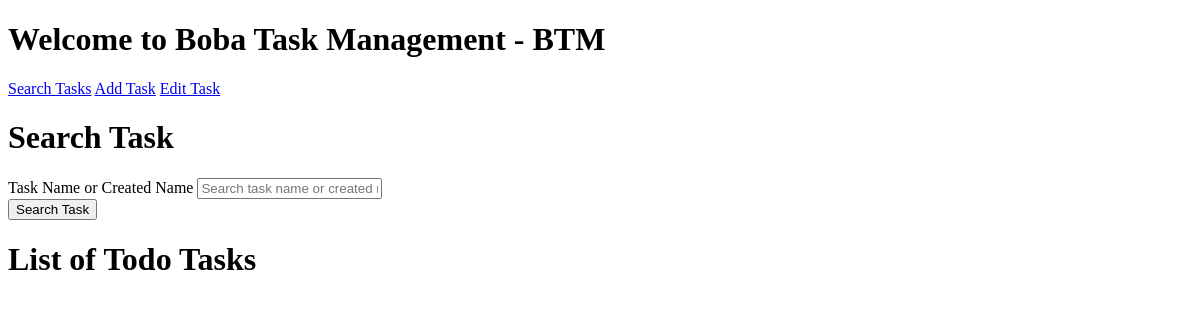
The app's page /, older data.
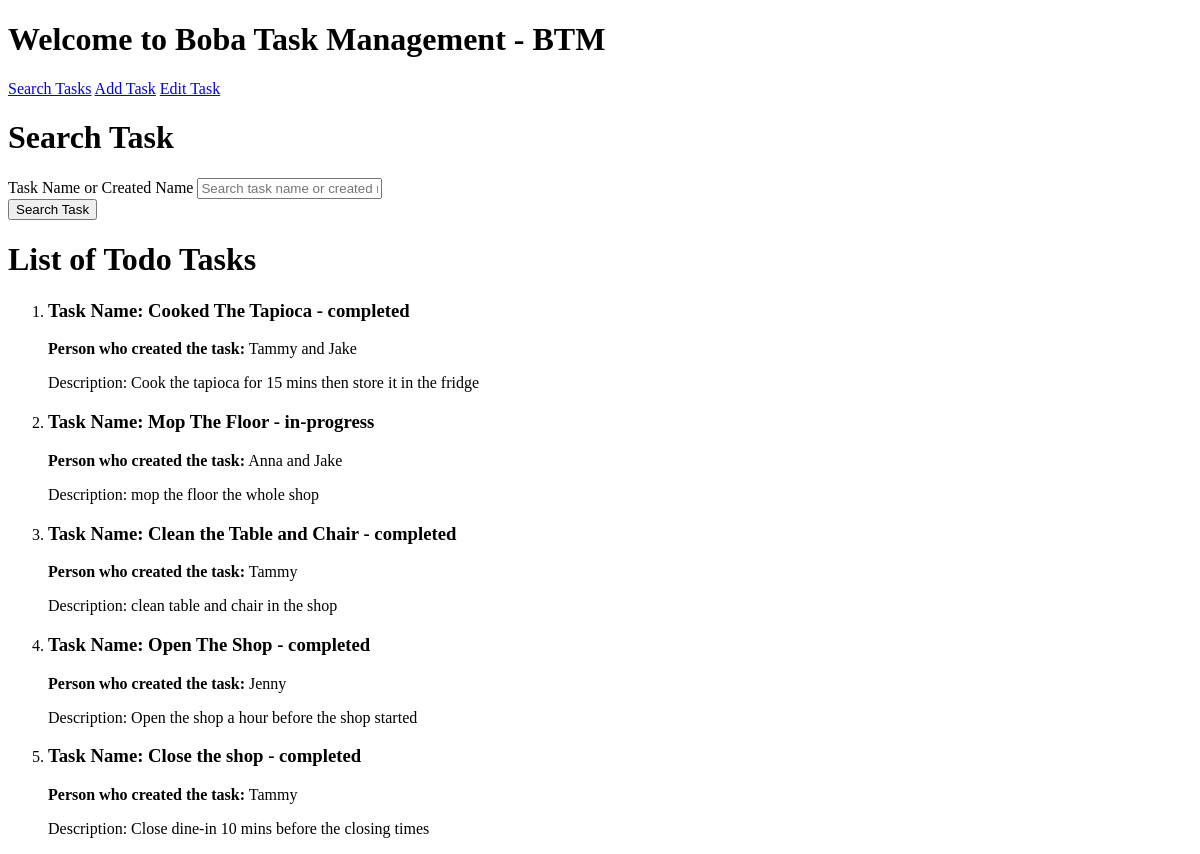
The same page, newer data.
### myapp/models.py (models this page shows, shortened)
class App(models.Model):
    status_options = [
        ('in-progress', 'In Progress'),
        ('completed', 'Completed'),
    ]
    id = models.AutoField(primary_key=True)
    task = models.CharField(max_length=50)
    task_description = models.CharField(max_length=100, null=True)
    name = models.CharField(max_length=15)
    status = models.CharField(max_length=20, choices=status_options, default="in-progress")

### myapp/views.py (the view)
# urls.py: path('', search_task, name='search_task'),
def search_task(request):
    page_number = request.GET.get("page", 1)
    query = request.GET.get("q", "").strip()
    if request.method == "POST":
        query = request.POST.get("q", "").strip()
        page_number = 1
    if query:
        result = App.objects.filter(Q(task__icontains=query) | Q(name__icontains=query))
    else:
        result = App.objects.all()
    all_tasks = App.objects.all()
    paginator = Paginator(result, 10)
    page_obj = paginator.get_page(page_number)
    return render(request, 'search_task.html', {"result": page_obj, "query": query, "all_tasks": all_tasks})

### myapp/templates/search_task.html (shortened to what this page needs)
{% extends "bases.html" %}
{% block content %}
    <h1>Search Task</h1>
    <div class="search_task">
        <form method="POST">
            <div>
                <label for="q">Task Name or Created Name</label>
                <input type="text" id="q" name="q" placeholder="Search task name or created name" value="{{ query }}">
            </div>
            <button type="submit">Search Task</button>
        </form>
    </div>
    <div class="list_task">
        <h1>List of Todo Tasks</h1>
        <ol>
            {% for task in all_tasks %}
            <li>
                <h3>Task Name: {{ task.task }} - {{ task.status }}</h3>
                <strong>Person who created the task:</strong> {{ task.name }} <br>
                <p>Description: {{ task.task_description}}</p>
            </li>
            {% endfor %}
        </ol>
    </div>
{% endblock %}

### myapp/templates/bases.html (shortened to what this page needs)
<!DOCTYPE html>
<html>
    <head>
    </head>
    <body>
        <h1 class="page_title">Welcome to Boba Task Management - BTM</h1>
        <div class="link_pages">
            <a class="link" href="{% url 'search_task' %}">Search Tasks</a>
            <a class="link" href="{% url 'add_task' %}">Add Task</a>
            <a class="link" href="{% url 'edit_task' 0 1 %}">Edit Task</a>
        </div>
        {% block content %}{% endblock %}
    </body>

Row changes from the older to the newer data that the page shows:
added App: task "Cooked The Tapioca", status "completed", name "Tammy and Jake", task_description "Cook the tapioca for 15 mins then store it in the fridge"
added App: task "Mop The Floor", status "in-progress", name "Anna and Jake", task_description "mop the floor the whole shop"
added App: task "Clean the Table and Chair", status "completed", name "Tammy", task_description "clean table and chair in the shop"
added App: task "Open The Shop", status "completed", name "Jenny", task_description "Open the shop a hour before the shop started"
added App: task "Close the shop", status "completed", name "Tammy", task_description "Close dine-in 10 mins before the closing times"
